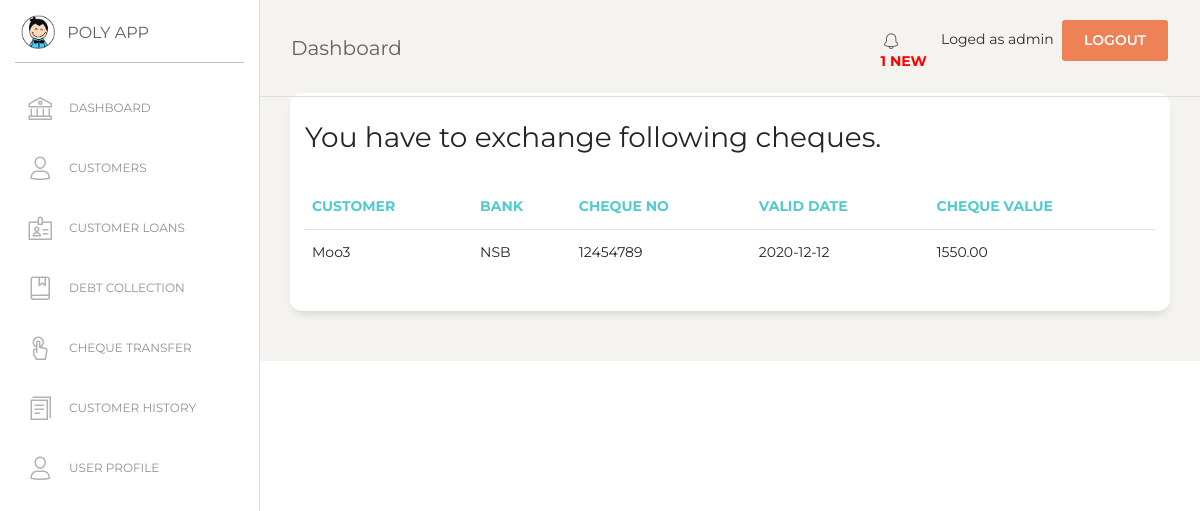
Page /notification.php (signed in) on the committed database.
### tables this page shows
CREATE TABLE `cheque` (
  `cheque_id` int(7) NOT NULL,
  `bank` varchar(50) NOT NULL,
  `cheque_no` varchar(50) NOT NULL,
  `valid_date` date NOT NULL,
  `exchange_date` date NOT NULL,
  `cheque_value` double(10,2) NOT NULL,
  `interest` int(5) NOT NULL,
  `exchange_amt` double(10,2) NOT NULL,
  `status` varchar(20) NOT NULL,
  `cust_id` varchar(10) NOT NULL
);

### msg_show.php (called while the page is built, shortened)
<?php
$con = mysqli_connect(DB_HOSTNAME,DB_USERNAME,DB_PASSWORD);
mysqli_select_db($con,DB_NAME);
$sql=mysqli_query($con,"SELECT * FROM cheque WHERE (valid_date = CURDATE() OR valid_date = date_add(curdate(),interval 1 day)) AND status ='NYC' ORDER BY valid_date ASC");
$numRows = mysqli_num_rows($sql);
?>

### notification.php (the view, shortened to what this page needs)
<?php
include("msg_show.php");
if (!isset($_SESSION['loged_user'])) {
    header('location: login.php');
}else {
?>
<!DOCTYPE html>
<html lang="en">
<head>
  <link href="https://maxcdn.bootstrapcdn.com/font-awesome/latest/css/font-awesome.min.css" rel="stylesheet">
  <link href="assets/css/bootstrap.min.css" rel="stylesheet" />
  <link href="assets/css/paper-dashboard.css?v=2.0.1" rel="stylesheet" />
  <link href="assets/demo/demo.css" rel="stylesheet" />
</head>
<body class="">
  <div class="wrapper ">
    <div class="sidebar" data-color="white" data-active-color="danger">
      <div class="logo">
        <a href="#" class="simple-text logo-mini">
          <div class="logo-image-small">
            <img src="assets/img/logo-small.png">
          </div>
        </a>
        <a href="#" class="simple-text logo-normal">
          POLY APP
        </a>
      </div>
      <div class="sidebar-wrapper">
        <ul class="nav">
          <li>
            <a href="index">
              <i class="nc-icon nc-bank"></i>
              <p>DASHBOARD</p>
            </a>
          </li>
          <li class="">
            <a href="customer">
              <i class="nc-icon nc-single-02"></i>
              <p>CUSTOMERS</p>
            </a>
          </li>
          <li class="">
            <a href="customer_loan">
              <i class="nc-icon nc-badge"></i>
              <p>CUSTOMER LOANS</p>
            </a>
          </li>
          <li>
            <a href="debt_collection">
              <i class="nc-icon nc-book-bookmark"></i>
              <p>DEBT COLLECTION</p>
            </a>
          </li>
          <li>
            <a href="cheque_transfer">
              <i class="nc-icon nc-tap-01"></i>
              <p>CHEQUE TRANSFER</p>
            </a>
          </li>
          <li>
            <a href="report">
              <i class="nc-icon nc-single-copy-04"></i>
              <p>CUSTOMER HISTORY</p>
            </a>
          </li>
          <li>
            <a href="user">
              <i class="nc-icon nc-single-02"></i>
              <p>USER PROFILE</p>
            </a>
          </li>
        </ul>
      </div>
    </div>
    <div class="main-panel">
      <?php include('include/nav.php');  ?>
      <div class="content">
      <div class="row">
          <div class="col-md-12">
            <div class="card">
              <div class="row">
              <div class="col-md-10">
              <div class="card-header">
                <h3 class="card-title"> You have to exchange following cheques.</h3>
              </div>
              </div>
              </div>
              <div class="card-body">
                <div class="table-responsive">
                  <table class="table">
                    <thead class="text-primary">
                      <th>  Customer</th>
                      <th>  Bank</th>
                      <th>  Cheque No</th>
                      <th>  Valid Date</th>
                      <th>  Cheque value</th>
                    </thead>
                    <tbody>
                      <?php
                      if($numRows > 0) {
                        while($row = mysqli_fetch_assoc($sql)) {
                          ?>
                          <tr>
                            <td>                      <?php echo $row['cust_id'] ?>       </td>
                            <td>                      <?php echo $row['bank'] ?>          </td>
                            <td>                      <?php echo $row['cheque_no']?>      </td>
                            <td>                      <?php echo $row['valid_date']  ?>   </td>
                            <td>                      <?php echo $row['cheque_value']  ?> </td>
                          </tr>
                    </tbody>
                           <?php
                        }
                      }
                    ?>
                    </table>
                </div>
              </div>
            </div>
          </div>
          </div>
        </div>
      </div>
       <?php include('include/footer.php');  ?>
    </div>
</body>
</html>
<?php
}
?>

### rows in the picture
cheque: cust "Moo3", bank "NSB", cheque_no "12454789", valid_date "2020-12-12", cheque_value "1550.00"

### other values in the picture
$numRows "1"
$_SESSION['loged_user'] "admin"
